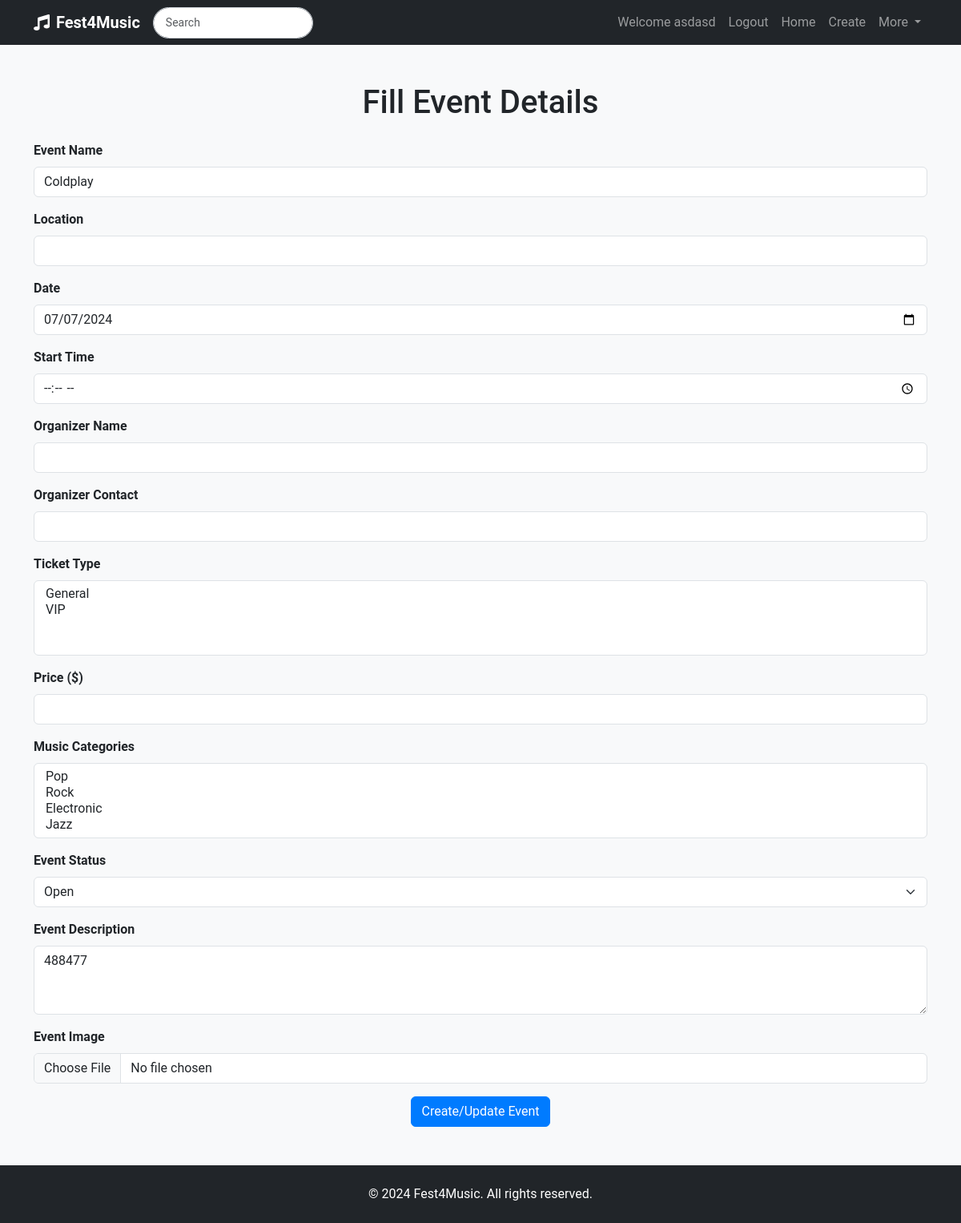
The page /event/edit/1 (signed in) on the database its author committed.
### website/models.py (models this page shows)
class User(db.Model, UserMixin):
    id = db.Column(db.Integer, primary_key=True)
    first_name = db.Column(db.String(100), nullable=False)
    surname = db.Column(db.String(100), nullable=False)
    email = db.Column(db.String(100), unique=True, nullable=False)
    password = db.Column(db.String(255), nullable=False)
    contact_number = db.Column(db.String(20))
    street_address = db.Column(db.String(200))
    events = db.relationship('Event', backref='user', lazy=True)
    comments = db.relationship('Comment', backref='user', lazy=True)
    orders = db.relationship('Order', backref='user', lazy=True)

class Event(db.Model):
    id = db.Column(db.Integer, primary_key=True)
    title = db.Column(db.String(100), nullable=False)
    description = db.Column(db.Text)
    date = db.Column(db.Date, nullable=False)
    time = db.Column(db.Time, nullable=False)
    image = db.Column(db.String(400))
    venue = db.Column(db.String(400))
    status = db.Column(db.String(20), nullable=False)
    category = db.Column(db.String(50), nullable=False)
    price = db.Column(db.Integer)
    user_id = db.Column(db.Integer, db.ForeignKey('user.id'), nullable=False)
    comments = db.relationship('Comment', backref='event', lazy=True)

### website/views.py (the view, shortened to what this page needs)
@main_bp.route('/event/edit/<int:event_id>', methods=['GET', 'POST'])
@login_required
def edit_event(event_id):
    event = Event.query.get_or_404(event_id)
    if event.user_id!= current_user.id:
        flash('You are not authorized to edit this event.', 'warning')
        return redirect(url_for('main.index'))
    form = EventForm(obj=event)
    return render_template('create.html', form=form, event_id=event_id)

### website/forms.py
class EventForm(FlaskForm):
    title = StringField('Event Name', validators=[DataRequired()])
    location = StringField('Location', validators=[DataRequired()])
    date = DateField('Date', validators=[DataRequired()])
    start_time = TimeField('Start Time', validators=[DataRequired()])
    organizer_name = StringField('Organizer Name', validators=[DataRequired()])
    organizer_contact = StringField('Organizer Contact', validators=[DataRequired()])
    ticket_type = SelectMultipleField('Ticket Type', choices=[('general', 'General'), ('vip', 'VIP')],coerce=str)
    ticket_price = StringField('Price ($)', validators=[DataRequired()])
    music_categories = SelectMultipleField('Music Categories', choices=[
        ('pop', 'Pop'), ('rock', 'Rock'), ('electronic', 'Electronic'), ('jazz', 'Jazz')
    ], coerce=str)
    description = TextAreaField('Event Description', validators=[DataRequired()])
    image = FileField('Event Image', validators=[DataRequired()])
    status = SelectField('Event Status', choices=[('Open', 'Open'), ('Inactive', 'Inactive'), ('Sold Out', 'Sold Out'), ('Cancelled', 'Cancelled')], validators=[DataRequired()])
    submit = SubmitField('Create/Update Event')

### website/__init__.py (called while the page is built)
def create_app():
    app = Flask(__name__)
    Bootstrap5(app)
    app.config['SECRET_KEY'] = 'fayaaz1'  # Change this to a real, secure key!
    app.config['SQLALCHEMY_DATABASE_URI'] = 'sqlite:///yourdatabase.db'
    db.init_app(app)
    UPLOAD_FOLDER = 'static/img'  # Relative path from your main application directory
    app.config['UPLOAD_FOLDER'] = UPLOAD_FOLDER
    login_manager = LoginManager()
    login_manager.login_view = 'auth.login'
    login_manager.init_app(app)
    @login_manager.user_loader
    def load_user(user_id):
        return User.query.get(int(user_id))
    with app.app_context():
        from .views import main_bp
        app.register_blueprint(main_bp)
        app.register_blueprint(auth.auth_bp)
        db.create_all()
    @app.errorhandler(404)
    def not_found(e):
      return render_template("error.html", error=e)
    return app

### website/templates/create.html (shortened to what this page needs)
{% extends 'base.html' %}
{% block content %}
<div class="container my-5">
    <h1 class="text-center mb-4">Fill Event Details</h1>
    <form method="post" enctype="multipart/form-data">
        <div class="mb-3">
            {{ form.title.label(class="form-label") }}
            {{ form.title(class="form-control") }}
        </div>
        <div class="mb-3">
            {{ form.location.label(class="form-label") }}
            {{ form.location(class="form-control") }}
        </div>
        <div class="mb-3">
            {{ form.date.label(class="form-label") }}
            {{ form.date(class="form-control") }}
        </div>
        <div class="mb-3">
            {{ form.start_time.label(class="form-label") }}
            {{ form.start_time(class="form-control") }}
        </div>
        <div class="mb-3">
            {{ form.organizer_name.label(class="form-label") }}
            {{ form.organizer_name(class="form-control") }}
        </div>
        <div class="mb-3">
            {{ form.organizer_contact.label(class="form-label") }}
            {{ form.organizer_contact(class="form-control") }}
        </div>
        <div class="mb-3">
            {{ form.ticket_type.label(class="form-label") }}
            {{ form.ticket_type(class="form-select") }}
        </div>
        <div class="mb-3">
            {{ form.ticket_price.label(class="form-label") }}
            {{ form.ticket_price(class="form-control") }}
        </div>
        <div class="mb-3">
            {{ form.music_categories.label(class="form-label") }}
            {{ form.music_categories(class="form-control") }}
        </div>
        <div class="mb-3">
            {{ form.status.label(class="form-label") }}
            {{ form.status(class="form-select") }}
        </div>
        <div class="mb-3">
            {{ form.description.label(class="form-label") }}
            {{ form.description(class="form-control", rows="3") }}
        </div>
        <div class="mb-3">
            {{ form.image.label(class="form-label") }}
            {{ form.image(class="form-control") }}
        </div>
        <div class="text-center">
            {{ form.submit(class="btn btn-primary") }}
        </div>
    </form>
</div>
{% endblock %}

### website/templates/base.html (shortened to what this page needs)
<!DOCTYPE html>
<html lang="en">
<head>
    <link href="https://cdn.jsdelivr.net/npm/bootstrap@5.3.3/dist/css/bootstrap.min.css" rel="stylesheet">
    <link rel="stylesheet" href="{{ url_for('static', filename='style/style.css') }}">
    <link rel="stylesheet" href="https://cdnjs.cloudflare.com/ajax/libs/font-awesome/5.15.3/css/all.min.css">
</head>
<body>
    <nav class="navbar navbar-expand-lg navbar-dark bg-dark fixed-top">
        <div class="container">
            <a class="navbar-brand" href="{{ url_for('main.index') }}">
                <i class="fas fa-music me-2"></i>Fest4Music
            </a>
            <div class="search-bar">
                <input class="form-control" type="text" placeholder="Search">
            </div>
            <div class="collapse navbar-collapse" id="navbarNav">
                <ul class="navbar-nav ms-auto">
                    {% if current_user.is_authenticated %}
                        <a class="nav-item nav-link" href="#">Welcome {{current_user.first_name}}</a>
                        <li class="nav-item">
                            <a class="nav-link" href="{{ url_for('auth.logout') }}">Logout</a>
                        </li>
                    {% endif %}
                    <li class="nav-item">
                        <a class="nav-link" href="{{ url_for('main.index') }}">Home</a>
                    </li>
                    <li class="nav-item">
                        <a class="nav-link" href="{{ url_for('main.create') }}">Create</a>
                    </li>
                    <li class="nav-item dropdown">
                        <a class="nav-link dropdown-toggle" href="#" id="navbarDropdown" role="button" data-bs-toggle="dropdown" aria-expanded="false">
                            More
                        </a>
                    </li>
                </ul>
            </div>
        </div>
    </nav>
    <div class="content">
        {% block content %}{% endblock %}
    </div>
    <footer class="footer bg-dark py-4 mt-auto">
        <div class="container text-center text-white">
            <p class="mb-0">&copy; 2024 Fest4Music. All rights reserved.</p>
        </div>
    </footer>
</body>
</html>

### website/static/Style/style.css (style rules this page uses)
body { font-family: 'Roboto', sans-serif; background-color: #f8f9fa; overflow-x: hidden; padding-top: 56px; }
.navbar-brand { font-weight: bold; }
.search-bar { margin-right: 20px; }
.search-bar input[type="text"] { border-radius: 20px; padding: 8px 15px; border: 1px solid #ced4da; font-size: 14px; transition: all 0.3s; }
.btn-primary { background-color: #007bff; border-color: #007bff; }
body { font-family: 'Roboto', sans-serif; background-color: #f8f9fa; padding-top: 56px; }
.search-bar input[type="text"] { width: 200px; border-radius: 20px; padding: 8px 15px; border: 1px solid #ced4da; font-size: 14px; transition: all 0.3s; }
.form-label { font-weight: bold; }
.btn-primary { background-color: #007bff; border-color: #007bff; transition: all 0.3s ease; }

### website/templates/base.html (style rules this page uses)
html, body { height: 100%; }
body { display: flex; flex-direction: column; }
.content { flex: 1; }

### rows shown on the page
User: first_name "asdasd"
Event: title "Coldplay", date "07/07/2024", status "Open", description "488477"
